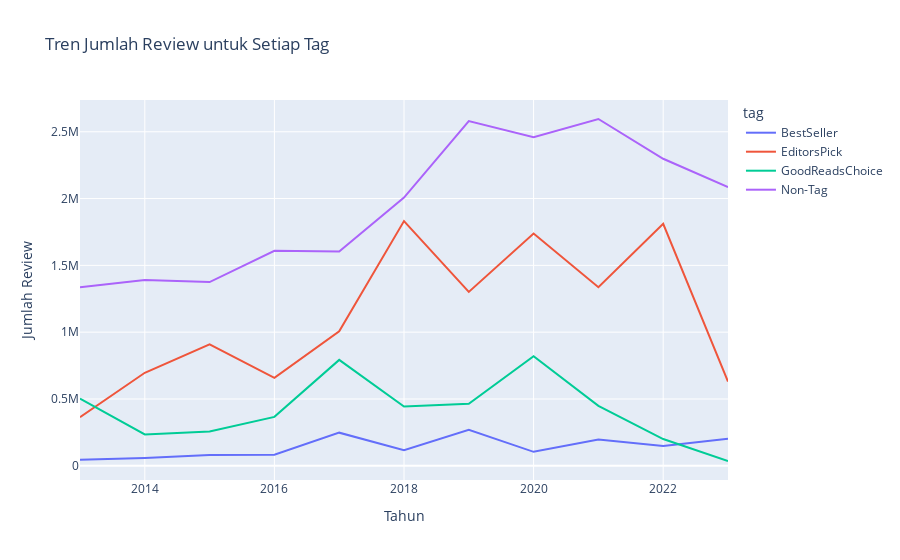

The notebook cell saved with this chart:
### Markdown cell above
Saya menggunakan line chart untuk menjawab pertanyaan tentang tren jumlah review untuk setiap tag karena chart ini sangat efektif dalam menunjukkan perubahan dan pola seiring waktu. Dengan line chart, kita dapat dengan jelas melihat fluktuasi jumlah review dari tahun ke tahun untuk masing-masing tag, yang membantu dalam memahami apakah suatu tag semakin populer atau mengalami penurunan. Line chart juga memungkinkan perbandingan yang mudah antara berbagai tag dalam satu visualisasi, sehingga kita bisa langsung mengidentifikasi tren yang berbeda dan membuat kesimpulan tentang bagaimana masing-masing tag berperforma dalam menarik perhatian pembaca sepanjang periode yang dianalisis.

### Code cell
# Menghitung jumlah review berdasarkan tahun dan tag
df['year'] = df['publishedDate'].dt.year  # Mengambil tahun dari tanggal publikasi
tag_trend = df.groupby(['year', 'tag'])['reviews'].sum().reset_index()

# Membuat plot tren dengan Plotly
fig_trend = px.line(tag_trend, 
                    x='year', 
                    y='reviews', 
                    color='tag', 
                    title='Tren Jumlah Review untuk Setiap Tag',
                    labels={'reviews': 'Jumlah Review', 'year': 'Tahun'})

# Menampilkan chart
fig_trend.show()

### Figure 1 — Plotly figure (JSON) as saved in the notebook; plotly's stock layout.template omitted (floating-point values rounded to 4 significant figures)
{"data": [{"hovertemplate": "tag=BestSeller<br>Tahun=%{x}<br>Jumlah Review=%{y}<extra></extra>", "legendgroup": "BestSeller", "line": {"color": "#636efa", "dash": "solid"}, "marker": {"symbol": "circle"}, "mode": "lines", "name": "BestSeller", "orientation": "v", "showlegend": true, "type": "scatter", "x": [2013, 2014, 2015, 2016, 2017, 2018, 2019, 2020, 2021, 2022, 2023], "xaxis": "x", "y": [44896, 58822, 79928, 82707, 247942, 116464, 269248, 104439, 197338, 147299, 202457], "yaxis": "y"}, {"hovertemplate": "tag=EditorsPick<br>Tahun=%{x}<br>Jumlah Review=%{y}<extra></extra>", "legendgroup": "EditorsPick", "line": {"color": "#EF553B", "dash": "solid"}, "marker": {"symbol": "circle"}, "mode": "lines", "name": "EditorsPick", "orientation": "v", "showlegend": true, "type": "scatter", "x": [2013, 2014, 2015, 2016, 2017, 2018, 2019, 2020, 2021, 2022, 2023], "xaxis": "x", "y": [364094, 696263, 908569, 658083, 1007255, 1831394, 1301530, 1738273, 1336065, 1811103, 630561], "yaxis": "y"}, {"hovertemplate": "tag=GoodReadsChoice<br>Tahun=%{x}<br>Jumlah Review=%{y}<extra></extra>", "legendgroup": "GoodReadsChoice", "line": {"color": "#00cc96", "dash": "solid"}, "marker": {"symbol": "circle"}, "mode": "lines", "name": "GoodReadsChoice", "orientation": "v", "showlegend": true, "type": "scatter", "x": [2013, 2014, 2015, 2016, 2017, 2018, 2019, 2020, 2021, 2022, 2023], "xaxis": "x", "y": [503307, 234891, 256873, 366224, 792531, 443257, 464069, 820501, 448991, 200213, 35845], "yaxis": "y"}, {"hovertemplate": "tag=Non-Tag<br>Tahun=%{x}<br>Jumlah Review=%{y}<extra></extra>", "legendgroup": "Non-Tag", "line": {"color": "#ab63fa", "dash": "solid"}, "marker": {"symbol": "circle"}, "mode": "lines", "name": "Non-Tag", "orientation": "v", "showlegend": true, "type": "scatter", "x": [2013, 2014, 2015, 2016, 2017, 2018, 2019, 2020, 2021, 2022, 2023], "xaxis": "x", "y": [1336474, 1390422, 1374685, 1609055, 1603228, 2006977, 2579999, 2458792, 2595407, 2297824, 2085524], "yaxis": "y"}], "layout": {"legend": {"title": {"text": "tag"}, "tracegroupgap": 0}, "title": {"text": "Tren Jumlah Review untuk Setiap Tag"}, "xaxis": {"anchor": "y", "domain": [0, 1], "title": {"text": "Tahun"}}, "yaxis": {"anchor": "x", "domain": [0, 1], "title": {"text": "Jumlah Review"}}}}
